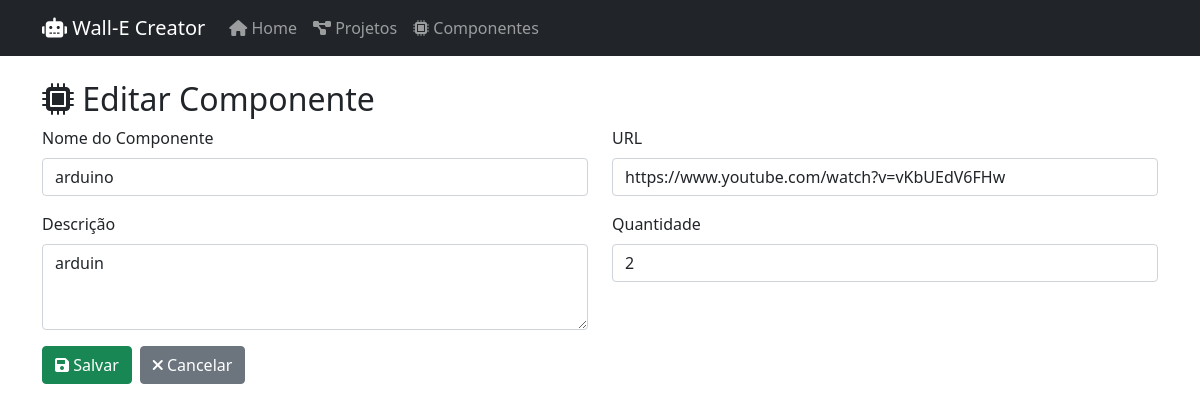
Page /componente/editar/1 on the committed database.
### app/models.py (models this page shows, shortened)
class Componente(db.Model):
    id: so.Mapped[int] = so.mapped_column(primary_key=True)
    nome: so.Mapped[str] = so.mapped_column(sa.String(100), index=True)
    descricao: so.Mapped[str] = so.mapped_column(sa.Text)
    url: so.Mapped[str] = so.mapped_column(sa.String(200))
    quantidade: so.Mapped[int] = so.mapped_column(sa.Integer, default=0)
    projetos: so.Mapped[List[Projeto]] = so.relationship(
        'Projeto',
        secondary='projeto_componente',
        back_populates='componentes'
    )

### app/routes.py (the view, shortened to what this page needs)
@bp.route('/componente/editar/<int:id>', methods=['GET', 'POST'])
def editar_componente(id):
    componente = db.session.get(Componente, id)
    if not componente:
        flash('Componente não encontrado.', 'error')
        return redirect(url_for('main.lista_componentes'))
    form = ComponenteEditForm(obj=componente)
    return render_template('componente_form.html', title='Editar Componente', form=form, componente=componente)

### app/forms.py
class ComponenteEditForm(ComponenteForm):
    pass

### app/templates/componente_form.html (shortened to what this page needs)
{% extends "base.html" %}
{% block content %}
<h2><i class="fas fa-microchip"></i> {{ title }}</h2>
<form method="POST" class="needs-validation" novalidate>
    <div class="row">
        <div class="col-md-6">
            <div class="mb-3">
                {{ form.nome.label(class="form-label") }}
                {{ form.nome(class="form-control", placeholder="Nome do componente") }}
            </div>
            <div class="mb-3">
                {{ form.descricao.label(class="form-label") }}
                {{ form.descricao(class="form-control", placeholder="Descrição detalhada do componente", rows="3") }}
            </div>
        </div>
        <div class="col-md-6">
            <div class="mb-3">
                {{ form.url.label(class="form-label") }}
                {{ form.url(class="form-control", placeholder="URL do componente") }}
            </div>
            <div class="mb-3">
                {{ form.quantidade.label(class="form-label") }}
                {{ form.quantidade(class="form-control", placeholder="0") }}
            </div>
        </div>
    </div>
    <div class="d-flex gap-2">
        <button type="submit" class="btn btn-success">
            <i class="fas fa-save"></i> {{ form.submit.label.text }}
        </button>
        <a href="{{ url_for('main.lista_componentes') }}" class="btn btn-secondary">
            <i class="fas fa-times"></i> Cancelar
        </a>
    </div>
</form>
{% endblock %}

### rows in the picture
Componente: nome "arduino", descricao "arduin", url "https://www.youtube.com/watch?v=vKbUEdV6FHw", quantidade "2"

### other values in the picture
{{ title }} "Editar Componente"
